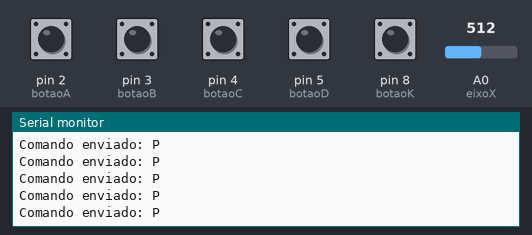
Bench run of a sketch on a simulated Arduino Uno, built with avr-gcc and run on an emulated ATmega328P. On the bench: the last lines printed to the serial monitor. Inputs (shaded band) come from the test bench; at power-on: pin 2 (botaoA), pin 3 (botaoB), pin 4 (botaoC), pin 5 (botaoD), pin 8 (botaoK) HIGH, A0 (eixoX) = 512. No radio packets arrive unless stated.

Above: at 1.2 s.
1.3 s: pin 2 (botaoA) pulled LOW for 0.15 s
At 1.32 s:
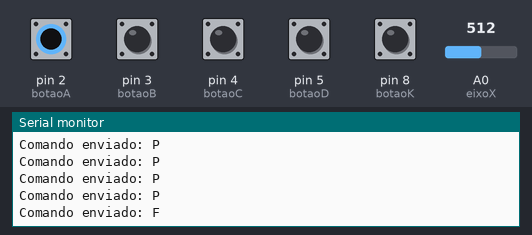
2.9 s: pin 3 (botaoB) pulled LOW for 1 s
6.9 s: pin 4 (botaoC) pulled LOW for 0.15 s
At 6.95 s:
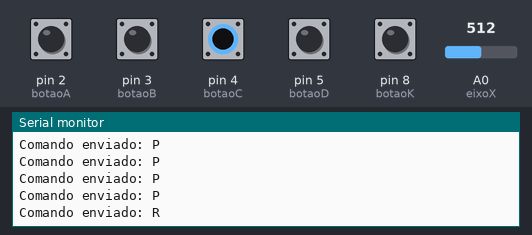
8.5 s: pin 5 (botaoD) pulled LOW for 0.15 s
11.6 s: pin 8 (botaoK) pulled LOW for 0.15 s
At 11.78 s:
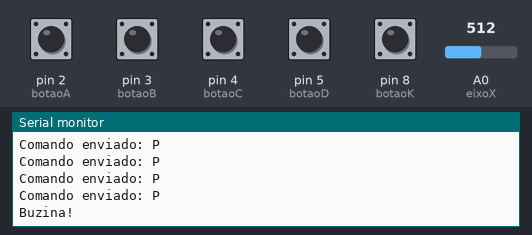

Measured:
- after the input at 1.3 s, the serial monitor: prints a new line at once (image 1)
- after the input at 6.9 s, the serial monitor: prints a new line at once (image 2)
- after the input at 11.6 s, the serial monitor: prints a new line after 0.05 s (image 3)

The sketch:

transmissor.ino
```cpp
// (licence header left out)
//------------------------------------------------------//
//         Robô Radiocontrolado - TRANSMISSOR          //
//      Ponte H L298N com ENA / ENB ativos (PWM)        //
//              Controle via nRF24L01                   //
//------------------------------------------------------//

#include <RF24.h>

const byte endereco[6] = "31415";

#define CE  9
#define CSN 10

#define eixoX A0

#define botaoA 2   // Acelerador (frente)
#define botaoB 3   // Velocidade máxima
#define botaoC 4   // Ré
#define botaoD 5   // Velocidade média

#define botaoK 8   // Botão do analógico (K)

RF24 radio(CE, CSN);

char comando = 'P';

void setup() {
  Serial.begin(9600);

  radio.begin();
  radio.openWritingPipe(endereco);
  radio.setPALevel(RF24_PA_MIN);
  radio.stopListening();

  pinMode(botaoA, INPUT_PULLUP);
  pinMode(botaoB, INPUT_PULLUP);
  pinMode(botaoC, INPUT_PULLUP);
  pinMode(botaoD, INPUT_PULLUP);
  pinMode(botaoK, INPUT_PULLUP);
}

void loop() {

  int x = analogRead(eixoX);

  if (digitalRead(botaoK) == LOW) {
    char buzina = 'H';
    radio.write(&buzina, sizeof(buzina));
    Serial.println("Buzina!");
    delay(150);
  }

  // Seletores de velocidade
  if (digitalRead(botaoD) == LOW) {
    comando = '2'; // velocidade média
    radio.write(&comando, sizeof(comando));
    delay(200);
  }

  if (digitalRead(botaoB) == LOW) {
    comando = '3'; // velocidade máxima
    radio.write(&comando, sizeof(comando));
    delay(200);
  }

  // Movimento
  bool frente = (digitalRead(botaoA) == LOW);
  bool re     = (digitalRead(botaoC) == LOW);

  if (frente) {
    if (x < 400)      comando = 'E'; // frente + esquerda
    else if (x > 600) comando = 'D'; // frente + direita
    else              comando = 'F'; // frente reto
  }
  else if (re) {
    if (x < 400)      comando = 'L'; // ré + esquerda
    else if (x > 600) comando = 'G'; // ré + direita
    else              comando = 'R'; // ré reto
  }
  else {
    comando = 'P'; // parado
  }

  radio.write(&comando, sizeof(comando));
  Serial.println("Comando enviado: " + String(comando));

  delay(50);
}
```
